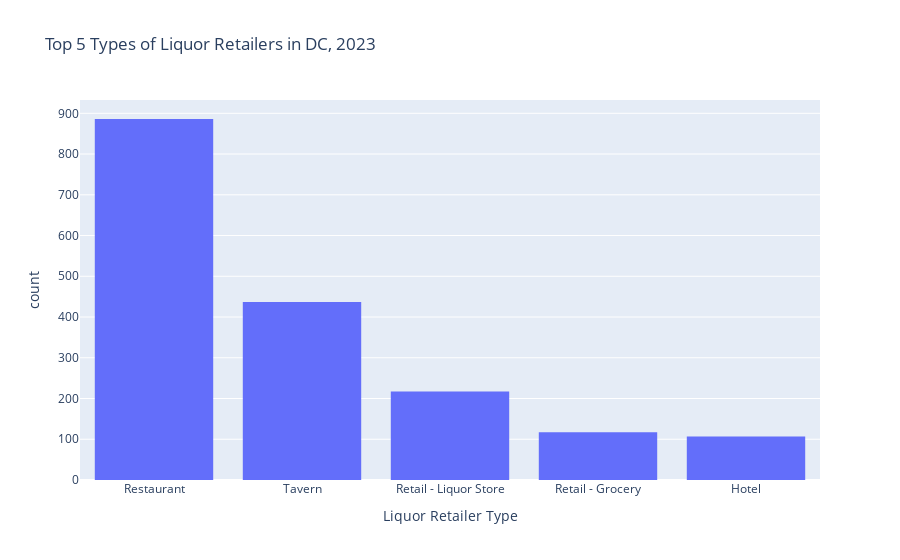

The notebook cell this image was saved under:
### Markdown cell above
**Data Analysis (Liquor Retailers)**: Now that I have a subset of my liquor retailers data, I want to generate two charts. One to show the top 5 types of places liquor is provided and sold in DC, and one to show how these types are distributed by ward.

### Code cell
# create chart showing top 5 retailer types in DC
fig = px.bar(liquor_clean.head(5),
             x='TYPE',
             y='count',
             title='Top 5 Types of Liquor Retailers in DC, 2023',
             labels={
                 'TYPE':'Liquor Retailer Type'}
            )
# remove white lines
fig.update_traces(marker_line_width=0)
# show figure
fig.show()

### Figure 1 — Plotly figure (JSON) as saved in the notebook; plotly's stock layout.template omitted (floating-point values rounded to 4 significant figures)
{"data": [{"alignmentgroup": "True", "hovertemplate": "Liquor Retailer Type=%{x}<br>count=%{y}<extra></extra>", "legendgroup": "", "marker": {"color": "#636efa", "line": {"width": 0}, "pattern": {"shape": ""}}, "name": "", "offsetgroup": "", "orientation": "v", "showlegend": false, "textposition": "auto", "type": "bar", "x": ["Restaurant", "Tavern", "Retail - Liquor Store", "Retail - Grocery", "Hotel"], "xaxis": "x", "y": [886, 437, 217, 117, 107], "yaxis": "y"}], "layout": {"autosize": true, "barmode": "relative", "legend": {"tracegroupgap": 0}, "title": {"text": "Top 5 Types of Liquor Retailers in DC, 2023"}, "xaxis": {"anchor": "y", "autorange": true, "domain": [0, 1], "range": [-0.5, 4.5], "title": {"text": "Liquor Retailer Type"}, "type": "category"}, "yaxis": {"anchor": "x", "autorange": true, "domain": [0, 1], "range": [0, 932.6], "title": {"text": "count"}, "type": "linear"}}}
